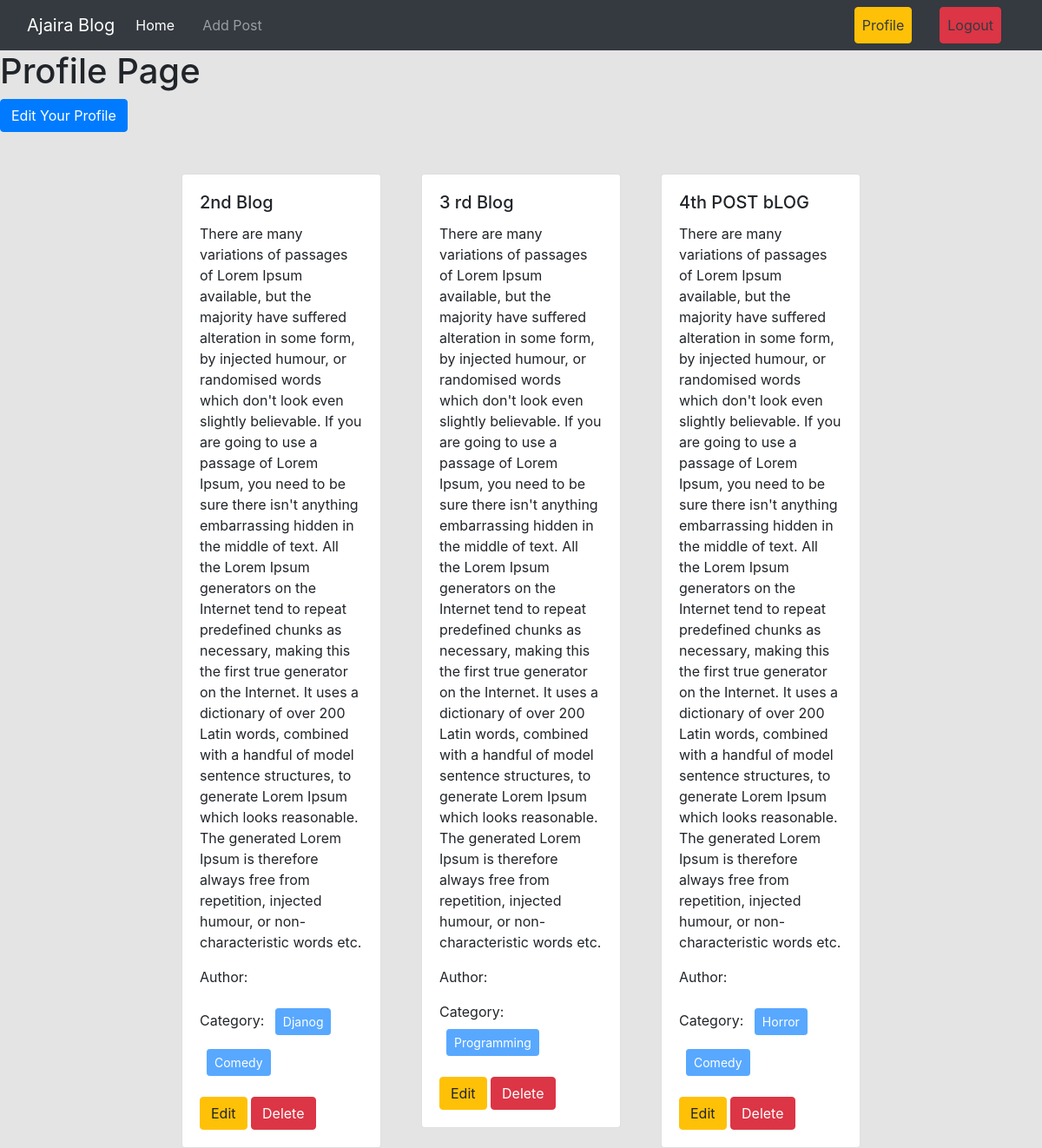
Screenshot of /author/profile/ (signed in) with the database file from the repository.
### posts/models.py (models this page shows, shortened)
class Post(models.Model):
    title= models.CharField(max_length= 50)
    content= models.TextField()
    category= models.ManyToManyField(Category)
    author= models.ForeignKey(User, on_delete= models.CASCADE) # Many to one relation a foreign key use kora hoy
    image= models.ImageField(upload_to='posts/media/uploads/', blank=True, null=True)

### categories/models.py (models this page shows, shortened)
class Category(models.Model):
    name= models.CharField(max_length= 100)
    slug= models.SlugField(max_length= 100, unique= True, null= True, blank= True)

### author/views.py (the view)
# urls.py: path('profile/', views.profile, name="profile"),
@login_required
def profile(request):
    data= Post.objects.filter(author= request.user)
    return render(request, 'profile.html', {'data':data})

### author/templates/profile.html
{% extends "base.html" %}
{% load crispy_forms_tags %}
{% block content %}
<div>
     <h1>Profile Page</h1>
</div>
<div>
    <a class="btn btn-primary" href="{% url 'edit_profile' %}">Edit Your Profile</a>
</div>
<div class="d-flex flex-wrap justify-content-center px-5">
    {% for post in data %}
    <div class="col-sm-3 pt-5 ">
        <div class="card mx-2">
            <div class="card-body">
                <h5 class="card-title">{{post.title}}</h5>
                <p class="card-text">{{post.content}}</p>
                <p>Author: {{post.author.first_name}} {{post.author.last_name}}</p>
                <p>Category: {% for cat in post.category.all %}
                    <button class="btn btn-primary btn-sm m-2" disabled>{{cat.name}}</button>
                {% endfor %}
                </p>
                <a href="{% url "edit_post"  post.id %}" class="btn btn-warning">Edit</a>
                <a href="{% url "delete_post" post.id %}" class="btn btn-danger">Delete</a>
            </div>
        </div>
    </div>
    {% endfor %}
</div>
{% endblock %}

### rows the page displays
Post: title "2nd Blog", content "There are many variations of passages of Lorem Ipsum available, but the majority have suffered alteration in some form, by injected humour, or randomised words which don't look even slightly believable. If you are going to use a passage of Lorem Ipsum, you need to be sure there isn't anything embarrassing hidden in the middle of text. All the Lorem Ipsum generators on the Internet tend to repeat predefined chunks as necessary, making this the first true generator on the Internet. It uses a dictionary of over 200 Latin words, combined with a handful of model sentence structures, to generate Lorem Ipsum which looks reasonable. The generated Lorem Ipsum is therefore always free from…"
Category: name "Djanog"
Category: name "Comedy"
Post: title "3 rd Blog", content "There are many variations of passages of Lorem Ipsum available, but the majority have suffered alteration in some form, by injected humour, or randomised words which don't look even slightly believable. If you are going to use a passage of Lorem Ipsum, you need to be sure there isn't anything embarrassing hidden in the middle of text. All the Lorem Ipsum generators on the Internet tend to repeat predefined chunks as necessary, making this the first true generator on the Internet. It uses a dictionary of over 200 Latin words, combined with a handful of model sentence structures, to generate Lorem Ipsum which looks reasonable. The generated Lorem Ipsum is therefore always free from…"
Category: name "Programming"
Post: title "4th POST bLOG", content "There are many variations of passages of Lorem Ipsum available, but the majority have suffered alteration in some form, by injected humour, or randomised words which don't look even slightly believable. If you are going to use a passage of Lorem Ipsum, you need to be sure there isn't anything embarrassing hidden in the middle of text. All the Lorem Ipsum generators on the Internet tend to repeat predefined chunks as necessary, making this the first true generator on the Internet. It uses a dictionary of over 200 Latin words, combined with a handful of model sentence structures, to generate Lorem Ipsum which looks reasonable. The generated Lorem Ipsum is therefore always free from…"
Category: name "Horror"
